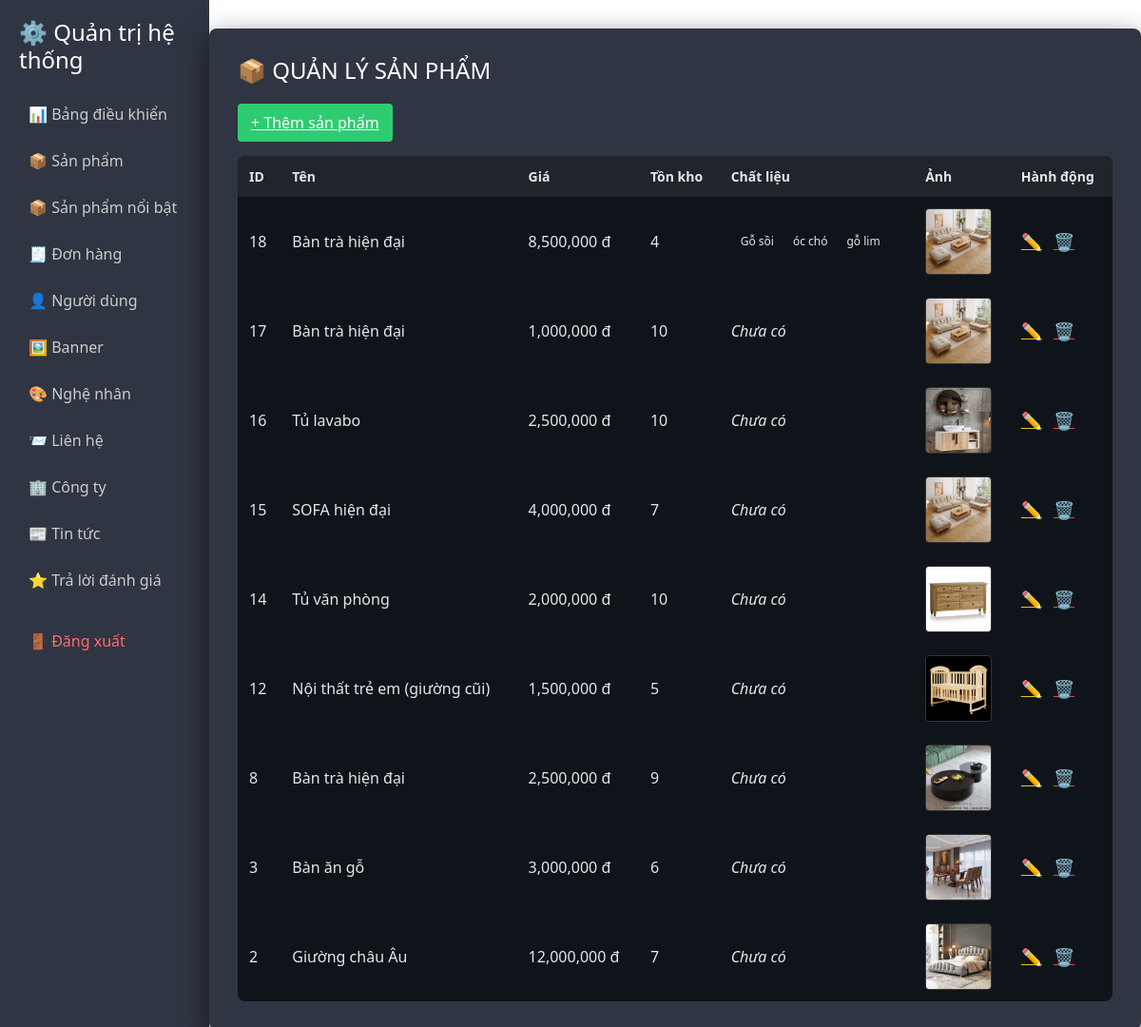
/admin/products.php, run on the app's committed database.
### tables this page shows
CREATE TABLE `products` (
  `id` int(11) NOT NULL,
  `name` varchar(255) DEFAULT NULL,
  `price` int(11) DEFAULT NULL,
  `image` varchar(255) DEFAULT NULL,
  `description` text DEFAULT NULL,
  `category_id` int(11) DEFAULT NULL,
  `stock` int(11) DEFAULT 0,
  `materials` text DEFAULT NULL
);

### admin/products.php (the view)
<?php
include "../config/db.php";
$products = $conn->query("SELECT * FROM products ORDER BY id DESC")->fetchAll();
?>
<link rel="stylesheet" href="../assets/css/products.css">
<link rel="stylesheet" href="../assets/css/admin.css">
<link rel="stylesheet" href="../assets/css/sidebar.css">
<link rel="stylesheet" href="https://cdn.jsdelivr.net/npm/bootstrap@5.3.2/dist/css/bootstrap.min.css">
<div class="admin-wrapper">
    <div class="sidebar">
        <h4>⚙ Quản trị hệ thống</h4>
        <a href="index.php">📊 Bảng điều khiển</a>
        <a href="products.php">📦 Sản phẩm</a>
        <a href="featured_add.php">📦 Sản phẩm nổi bật</a>
        <a href="order_detail.php">🧾 Đơn hàng</a>
        <a href="users.php">👤 Người dùng</a>
        <a href="banners.php">🖼 Banner</a>
        <a href="artisans.php">🎨 Nghệ nhân</a>
        <a href="contacts.php">📨 Liên hệ</a>
        <a href="company.php">🏢 Công ty</a>
        <a href="news.php">📰 Tin tức</a>
        <a href="reviews.php">⭐ Trả lời đánh giá</a>
        <a href="logout.php" class="logout">🚪 Đăng xuất</a>
    </div>
    <div class="admin-container">
        <h1>📦 QUẢN LÝ SẢN PHẨM</h1>
        <a class="btn-add" href="product_add.php">+ Thêm sản phẩm</a>
        <table>
            <thead>
                <tr>
                    <th>ID</th>
                    <th>Tên</th>
                    <th>Giá</th>
                    <th>Tồn kho</th>
                    <th>Chất liệu</th>
                    <th>Ảnh</th>
                    <th>Hành động</th>
                </tr>
            </thead>
            <tbody>
                <?php foreach ($products as $p): ?>
                <tr>
                    <td><?= $p['id'] ?></td>
                    <td><?= htmlspecialchars($p['name']) ?></td>
                    <td><?= number_format($p['price']) ?> đ</td>
                    <td><?= $p['stock'] ?? 0 ?></td>
                    <td>
                        <?php
                        if (!empty($p['materials'])) {
                            $mats = explode(",", $p['materials']);
                            foreach ($mats as $m) {
                                echo "<span style='
                                    display:inline-block;
                                    padding:3px 8px;
                                    margin:2px;
                                    background:;
                                    border-radius:5px;
                                    font-size:12px;
                                '>" . trim($m) . "</span>";
                            }
                        } else {
                            echo "<i>Chưa có</i>";
                        }
                        ?>
                    </td>
                    <td>
                        <?php if (!empty($p['image'])): ?>
                            <img src="../assets/images/products/<?= $p['image'] ?>" width="80">
                        <?php else: ?>
                            <span>Không có</span>
                        <?php endif; ?>
                    </td>
                    <td class="action">
                        <a class="edit" href="product_edit.php?id=<?= $p['id'] ?>">✏️</a>
                        <a class="delete"
                           href="product_delete.php?id=<?= $p['id'] ?>"
                           onclick="return confirm('Xóa sản phẩm?')">
                           🗑️
                        </a>
                    </td>
                </tr>
                <?php endforeach ?>
            </tbody>
        </table>
    </div>
</div>

### assets/css/products.css (style rules this page uses)
a { color: #5da9ff; text-decoration: none; }
.admin-container { max-width: 1200px; margin: 30px auto; background: #161b22; padding: 24px; border-radius: 10px; box-shadow: 0 10px 30px rgba(0,0,0,0.6); }
.admin-container h1 { margin-bottom: 20px; font-size: 24px; color: #ffffff; }
.btn-add { display: inline-block; background: #2ecc71; color: #ffffff; padding: 10px 16px; border-radius: 6px; margin-bottom: 20px; font-weight: 500; }
table { width: 100%; border-collapse: collapse; background: #0f141a; border-radius: 8px; overflow: hidden; }
thead { background: #1f2630; }
th { color: #ffffff; font-weight: 600; font-size: 14px; }
th, td { padding: 14px 12px; border-bottom: 1px solid #2a3038; text-align: left; color: #e6e6e6; }
td img { width: 70px; height: 70px; object-fit: cover; border-radius: 6px; border: 1px solid #333; background: #000; }
.action a { margin-right: 10px; font-size: 18px; }
.action .edit { color: #f1c40f; }
.action .delete { color: #e74c3c; }

### assets/css/admin.css (style rules this page uses)
a { color: #4da3ff; text-decoration: none; }
h1 { margin-bottom: 15px; }
.admin-container { max-width: 1200px; margin: 30px auto; background: #14181c; padding: 20px; border-radius: 8px; }
.btn-add { display: inline-block; background: #2ecc71; color: #fff; padding: 8px 14px; border-radius: 4px; margin-bottom: 15px; }
table { width: 100%; border-collapse: collapse; }
thead { background: #1f252b; }
th, td { padding: 12px; border-bottom: 1px solid #2a2f35; text-align: left; }
td img { width: 70px; height: 70px; object-fit: cover; border-radius: 4px; border: 1px solid #333; }
.action a { margin-right: 8px; font-size: 18px; }
.action .edit { color: #f1c40f; }
.action .delete { color: #e74c3c; }

### assets/css/sidebar.css (style rules this page uses)
.admin-wrapper { display: flex; }
.sidebar { width: 220px; min-height: 100vh; background: #2f3542; color: white; padding: 20px; }
.admin-container { flex: 1; opacity: 1; padding: 30px; background: #2f3542; }
.sidebar h4 { margin-bottom: 20px; }
.sidebar a { display: block; color: #ccc; padding: 10px; text-decoration: none; margin-bottom: 5px; border-radius: 5px; }
.sidebar .logout { margin-top: 20px; color: #ff6b6b; }

### data on the page
products: id "18", name "Bàn trà hiện đại", price "8,500,000", stock "4", materials "Gỗ sồi", materials "óc chó", materials "gỗ lim", image (picture)
products: id "17", name "Bàn trà hiện đại", price "1,000,000", stock "10", shows "Chưa có", image (picture)
products: id "16", name "Tủ lavabo", price "2,500,000", stock "10", shows "Chưa có", image (picture)
products: id "15", name "SOFA hiện đại", price "4,000,000", stock "7", shows "Chưa có", image (picture)
products: id "14", name "Tủ văn phòng", price "2,000,000", stock "10", shows "Chưa có", image (picture)
products: id "12", name "Nội thất trẻ em (giường cũi)", price "1,500,000", stock "5", shows "Chưa có", image (picture)
products: id "8", name "Bàn trà hiện đại", price "2,500,000", stock "9", shows "Chưa có", image (picture)
products: id "3", name "Bàn ăn gỗ", price "3,000,000", stock "6", shows "Chưa có", image (picture)
products: id "2", name "Giường châu Âu", price "12,000,000", stock "7", shows "Chưa có", image (picture)
